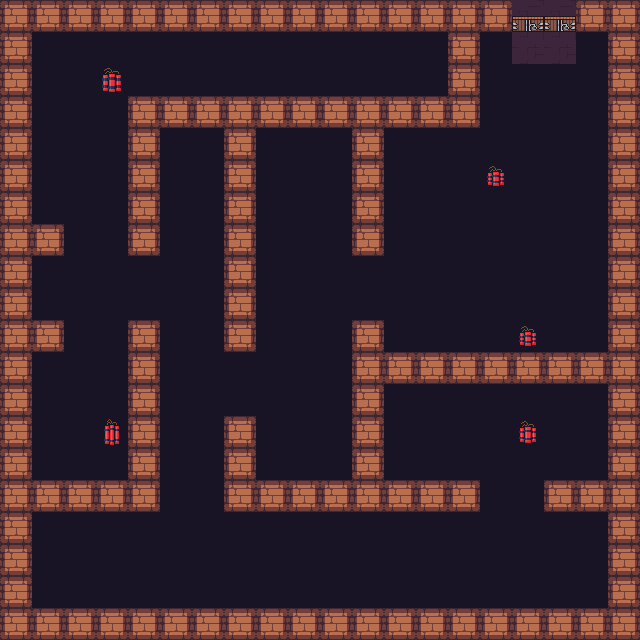

Below is a game level as drawn by its tile map, then a one-line description and the .tmx file that defines it, in full:
An orthogonal 20x20 tile map with 32x32 px tiles, 4 tile layers (ground, doors, walls, dynamite), 4 tilesets and 6 objects (playerSpawn).

<map version="1.10" tiledversion="1.11.2" orientation="orthogonal" renderorder="right-down" width="20" height="20" tilewidth="32" tileheight="32" infinite="0" nextlayerid="10" nextobjectid="39">
 <tileset firstgid="1" source="Dungeon_Tileset.tsx" />
 <tileset firstgid="26" source="tileset_dungeon.tsx" />
 <tileset firstgid="90" source="jawbreaker_tiles.tsx" />
 <tileset firstgid="94" source="dynamite-pack.tsx" />
 <objectgroup id="2" name="objects" locked="1">
  <object id="24" name="playerSpawn" x="73" y="540" width="16" height="16" />
 </objectgroup>
 <objectgroup id="9" name="animanEnemies" locked="1">
  <object id="33" x="66" y="388" />
  <object id="34" x="227.333" y="62.6667" />
  <object id="35" x="306" y="414.667" />
  <object id="36" x="436.667" y="440.667" />
  <object id="37" x="407.333" y="63.3333" />
 </objectgroup>
 <layer id="6" name="ground" width="20" height="20" locked="1">
  <data encoding="csv">
71,71,71,71,71,71,71,71,71,71,71,71,71,71,71,71,71,71,71,71,
71,71,71,71,71,71,71,71,71,71,71,71,71,71,71,71,71,71,71,71,
71,71,71,71,71,71,71,71,71,71,71,71,71,71,71,71,71,71,71,71,
71,71,71,71,71,71,71,71,71,71,71,71,71,71,71,71,71,71,71,71,
71,71,71,71,71,71,71,71,71,71,71,71,71,71,71,71,71,71,71,71,
71,71,71,71,71,71,71,71,71,71,71,71,71,71,71,71,71,71,71,71,
71,71,71,71,71,71,71,71,71,71,71,71,71,71,71,71,71,71,71,71,
71,71,71,71,71,71,71,71,71,71,71,71,71,71,71,71,71,71,71,71,
71,71,71,71,71,71,71,71,71,71,71,71,71,71,71,71,71,71,71,71,
71,71,71,71,71,71,71,71,71,71,71,71,71,71,71,71,71,71,71,71,
71,71,71,71,71,71,71,71,71,71,71,71,71,71,71,71,71,71,71,71,
71,71,71,71,71,71,71,71,71,71,71,71,71,71,71,71,71,71,71,71,
71,71,71,71,71,71,71,71,71,71,71,71,71,71,71,71,71,71,71,71,
71,71,71,71,71,71,71,71,71,71,71,71,71,71,71,71,71,71,71,71,
71,71,71,71,71,71,71,71,71,71,71,71,71,71,71,71,71,71,71,71,
71,71,71,71,71,71,71,71,71,71,71,71,71,71,71,71,71,71,71,71,
71,71,71,71,71,71,71,71,71,71,71,71,71,71,71,71,71,71,71,71,
71,71,71,71,71,71,71,71,71,71,71,71,71,71,71,71,71,71,71,71,
71,71,71,71,71,71,71,71,71,71,71,71,71,71,71,71,71,71,71,71,
71,71,71,71,71,71,71,71,71,71,71,71,71,71,71,71,71,71,71,71
</data>
 </layer>
 <layer id="7" name="doors" width="20" height="20" locked="1">
  <data encoding="csv">
0,0,0,0,0,0,0,0,0,0,0,0,0,0,0,0,0,0,0,0,
0,0,0,0,0,0,0,0,0,0,0,0,0,0,0,0,4,4,0,0,
0,0,0,0,0,0,0,0,0,0,0,0,0,0,0,0,0,0,0,0,
0,0,0,0,0,0,0,0,0,0,0,0,0,0,0,0,0,0,0,0,
0,0,0,0,0,0,0,0,0,0,0,0,0,0,0,0,0,0,0,0,
0,0,0,0,0,0,0,0,0,0,0,0,0,0,0,0,0,0,0,0,
0,0,0,0,0,0,0,0,0,0,0,0,0,0,0,0,0,0,0,0,
0,0,0,0,0,0,0,0,0,0,0,0,0,0,0,0,0,0,0,0,
0,0,0,0,0,0,0,0,0,0,0,0,0,0,0,0,0,0,0,0,
0,0,0,0,0,0,0,0,0,0,0,0,0,0,0,0,0,0,0,0,
0,0,0,0,0,0,0,0,0,0,0,0,0,0,0,0,0,0,0,0,
0,0,0,0,0,0,0,0,0,0,0,0,0,0,0,0,0,0,0,0,
0,0,0,0,0,0,0,0,0,0,0,0,0,0,0,0,0,0,0,0,
0,0,0,0,0,0,0,0,0,0,0,0,0,0,0,0,0,0,0,0,
0,0,0,0,0,0,0,0,0,0,0,0,0,0,0,0,0,0,0,0,
0,0,0,0,0,0,0,0,0,0,0,0,0,0,0,0,0,0,0,0,
0,0,0,0,0,0,0,0,0,0,0,0,0,0,0,0,0,0,0,0,
0,0,0,0,0,0,0,0,0,0,0,0,0,0,0,0,0,0,0,0,
0,0,0,0,0,0,0,0,0,0,0,0,0,0,0,0,0,0,0,0,
0,0,0,0,0,0,0,0,0,0,0,0,0,0,0,0,0,0,0,0
</data>
 </layer>
 <layer id="5" name="walls" width="20" height="20" locked="1">
  <data encoding="csv">
77,77,77,77,77,77,77,77,77,77,77,77,77,77,77,77,9,9,77,77,
77,0,0,0,0,0,0,0,0,0,0,0,0,0,77,0,0,0,0,77,
77,0,0,0,0,0,0,0,0,0,0,0,0,0,77,0,0,0,0,77,
77,0,0,0,77,77,77,77,77,77,77,77,77,77,77,0,0,0,0,77,
77,0,0,0,77,0,0,77,0,0,0,77,0,0,0,0,0,0,0,77,
77,0,0,0,77,0,0,77,0,0,0,77,0,0,0,0,0,0,0,77,
77,0,0,0,77,0,0,77,0,0,0,77,0,0,0,0,0,0,0,77,
77,77,0,0,77,0,0,77,0,0,0,77,0,0,0,0,0,0,0,77,
77,0,0,0,0,0,0,77,0,0,0,0,0,0,0,0,0,0,0,77,
77,0,0,0,0,0,0,77,0,0,0,0,0,0,0,0,0,0,0,77,
77,77,0,0,77,0,0,77,0,0,0,77,0,0,0,0,0,0,0,77,
77,0,0,0,77,0,0,0,0,0,0,77,77,77,77,77,77,77,77,77,
77,0,0,0,77,0,0,0,0,0,0,77,0,0,0,0,0,0,0,77,
77,0,0,0,77,0,0,77,0,0,0,77,0,0,0,0,0,0,0,77,
77,0,0,0,77,0,0,77,0,0,0,77,0,0,0,0,0,0,0,77,
77,77,77,77,77,0,0,77,77,77,77,77,77,77,77,0,0,77,77,77,
77,0,0,0,0,0,0,0,0,0,0,0,0,0,0,0,0,0,0,77,
77,0,0,0,0,0,0,0,0,0,0,0,0,0,0,0,0,0,0,77,
77,0,0,0,0,0,0,0,0,0,0,0,0,0,0,0,0,0,0,77,
77,77,77,77,77,77,77,77,77,77,77,77,77,77,77,77,77,77,77,77
</data>
 </layer>
 <layer id="8" name="dynamite" width="20" height="20" locked="1">
  <data encoding="csv">
0,0,0,0,0,0,0,0,0,0,0,0,0,0,0,0,0,0,0,0,
0,0,0,0,0,0,0,0,0,0,0,0,0,0,0,0,0,0,0,0,
0,0,0,94,0,0,0,0,0,0,0,0,0,0,0,0,0,0,0,0,
0,0,0,0,0,0,0,0,0,0,0,0,0,0,0,0,0,0,0,0,
0,0,0,0,0,0,0,0,0,0,0,0,0,0,0,0,0,0,0,0,
0,0,0,0,0,0,0,0,0,0,0,0,0,0,0,102,0,0,0,0,
0,0,0,0,0,0,0,0,0,0,0,0,0,0,0,0,0,0,0,0,
0,0,0,0,0,0,0,0,0,0,0,0,0,0,0,0,0,0,0,0,
0,0,0,0,0,0,0,0,0,0,0,0,0,0,0,0,0,0,0,0,
0,0,0,0,0,0,0,0,0,0,0,0,0,0,0,0,0,0,0,0,
0,0,0,0,0,0,0,0,0,0,0,0,0,0,0,0,100,0,0,0,
0,0,0,0,0,0,0,0,0,0,0,0,0,0,0,0,0,0,0,0,
0,0,0,0,0,0,0,0,0,0,0,0,0,0,0,0,0,0,0,0,
0,0,0,97,0,0,0,0,0,0,0,0,0,0,0,0,95,0,0,0,
0,0,0,0,0,0,0,0,0,0,0,0,0,0,0,0,0,0,0,0,
0,0,0,0,0,0,0,0,0,0,0,0,0,0,0,0,0,0,0,0,
0,0,0,0,0,0,0,0,0,0,0,0,0,0,0,0,0,0,0,0,
0,0,0,0,0,0,0,0,0,0,0,0,0,0,0,0,0,0,0,0,
0,0,0,0,0,0,0,0,0,0,0,0,0,0,0,0,0,0,0,0,
0,0,0,0,0,0,0,0,0,0,0,0,0,0,0,0,0,0,0,0
</data>
 </layer>
</map>
